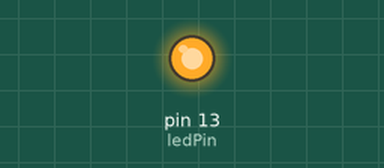
Simulated run of this sketch. Board: Arduino Uno, built with avr-gcc and run on an emulated ATmega328P. On the bench: output pins drawn as LEDs (lit = HIGH).

Above: at 1.0 s.
At 5.2 s:
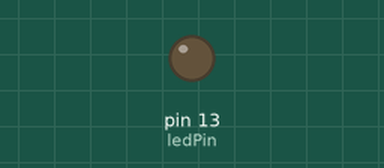
Timing chart, 0 to 7.2 s (numbered marks = the images above):
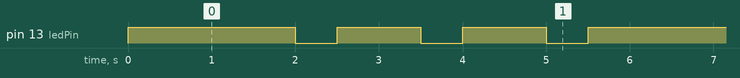

Measured:
- by itself, pin 13 (ledPin): repeats every 5.5 s: 2 × (LOW 0.50 s, HIGH 1.0 s), LOW 0.50 s, HIGH 2.0 s
- by itself, everything shown: repeats every 5.5 s, in 6 steps

The sketch:

sketch_apr13b.ino
```cpp
int ledPin = 13;

void setup()

{
   pinMode(ledPin, OUTPUT);

}

void loop()

{
  digitalWrite(ledPin, HIGH);
  delay(2000);
  digitalWrite(ledPin, LOW);
  delay(500);
  digitalWrite(ledPin, HIGH);
  delay(1000);
  digitalWrite(ledPin, LOW);
  delay(500);
  digitalWrite(ledPin, HIGH);
  delay(1000);
  digitalWrite(ledPin, LOW);
  delay(500);
}
```
